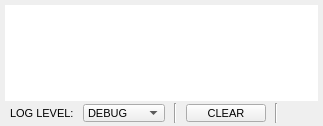
  <widget class="QDockWidget" name="dockWidget">
   <property name="sizePolicy">
    <sizepolicy hsizetype="Maximum" vsizetype="Maximum">
     <horstretch>0</horstretch>
     <verstretch>0</verstretch>
    </sizepolicy>
   </property>
   <property name="minimumSize">
    <size>
     <width>297</width>
     <height>126</height>
    </size>
   </property>
   <property name="baseSize">
    <size>
     <width>0</width>
     <height>500</height>
    </size>
   </property>
   <property name="layoutDirection">
    <enum>Qt::LeftToRight</enum>
   </property>
   <property name="styleSheet">
    <string notr="true"/>
   </property>
   <property name="floating">
    <bool>false</bool>
   </property>
   <property name="features">
    <set>QDockWidget::AllDockWidgetFeatures</set>
   </property>
   <property name="allowedAreas">
    <set>Qt::AllDockWidgetAreas</set>
   </property>
   <property name="windowTitle">
    <string> LOGGING WINDOW</string>
   </property>
   <attribute name="dockWidgetArea">
    <number>8</number>
   </attribute>
   <widget class="QWidget" name="dockWidgetContents">
    <layout class="QGridLayout" name="gridLayout_3">
     <property name="leftMargin">
      <number>5</number>
     </property>
     <property name="topMargin">
      <number>5</number>
     </property>
     <property name="rightMargin">
      <number>5</number>
     </property>
     <property name="bottomMargin">
      <number>0</number>
     </property>
     <property name="spacing">
      <number>0</number>
     </property>
     <item row="0" column="0">
      <layout class="QVBoxLayout" name="verticalLayout">
       <property name="spacing">
        <number>2</number>
       </property>
       <property name="bottomMargin">
        <number>3</number>
       </property>
       <item>
        <widget class="QTextBrowser" name="textBrowser">
         <property name="sizePolicy">
          <sizepolicy hsizetype="Expanding" vsizetype="Expanding">
           <horstretch>0</horstretch>
           <verstretch>0</verstretch>
          </sizepolicy>
         </property>
         <property name="minimumSize">
          <size>
           <width>0</width>
           <height>0</height>
          </size>
         </property>
         <property name="maximumSize">
          <size>
           <width>16777215</width>
           <height>16777215</height>
          </size>
         </property>
         <property name="font">
          <font>
           <family>MS Shell Dlg 2</family>
           <pointsize>9</pointsize>
           <weight>50</weight>
           <bold>false</bold>
          </font>
         </property>
         <property name="mouseTracking">
          <bool>true</bool>
         </property>
         <property name="toolTip">
          <string/>
         </property>
         <property name="styleSheet">
          <string notr="true">background-image: url(:/text_browser/res/Untitled_000000.png);</string>
         </property>
         <property name="locale">
          <locale language="English" country="UnitedStates"/>
         </property>
         <property name="frameShape">
          <enum>QFrame::NoFrame</enum>
         </property>
         <property name="frameShadow">
          <enum>QFrame::Plain</enum>
         </property>
         <property name="lineWidth">
          <number>1</number>
         </property>
         <property name="midLineWidth">
          <number>0</number>
         </property>
         <property name="verticalScrollBarPolicy">
          <enum>Qt::ScrollBarAsNeeded</enum>
         </property>
         <property name="sizeAdjustPolicy">
          <enum>QAbstractScrollArea::AdjustToContents</enum>
         </property>
         <property name="documentTitle">
          <string>logging box</string>
         </property>
         <property name="readOnly">
          <bool>true</bool>
         </property>
         <property name="overwriteMode">
          <bool>false</bool>
         </property>
         <property name="placeholderText">
          <string/>
         </property>
        </widget>
       </item>
       <item>
        <layout class="QHBoxLayout" name="horizontalLayout_7">
         <property name="spacing">
          <number>9</number>
         </property>
         <property name="leftMargin">
          <number>5</number>
         </property>
         <item>
          <widget class="QLabel" name="label_3">
           <property name="font">
            <font>
             <family>MS Shell Dlg 2</family>
             <pointsize>8</pointsize>
             <weight>50</weight>
             <bold>false</bold>
            </font>
           </property>
           <property name="text">
            <string>LOG LEVEL:</string>
           </property>
          </widget>
         </item>
         <item>
          <widget class="QComboBox" name="combo_box_logging_level">
           <property name="maximumSize">
            <size>
             <width>16777215</width>
             <height>18</height>
            </size>
           </property>
           <property name="font">
            <font>
             <family>MS Shell Dlg 2</family>
             <pointsize>8</pointsize>
             <weight>50</weight>
             <bold>false</bold>
            </font>
           </property>
           <property name="currentText">
            <string>DEBUG</string>
           </property>
           <item>
            <property name="text">
             <string>DEBUG</string>
            </property>
           </item>
           <item>
            <property name="text">
             <string>INFO</string>
            </property>
           </item>
           <item>
            <property name="text">
             <string>WARNING</string>
            </property>
           </item>
           <item>
            <property name="text">
             <string>ERROR</string>
            </property>
           </item>
          </widget>
         </item>
         <item>
          <widget class="Line" name="line_3">
           <property name="orientation">
            <enum>Qt::Vertical</enum>
           </property>
          </widget>
         </item>
         <item>
          <widget class="QPushButton" name="button_clear_log">
           <property name="maximumSize">
            <size>
             <width>16777215</width>
             <height>18</height>
            </size>
           </property>
           <property name="font">
            <font>
             <family>MS Shell Dlg 2</family>
             <pointsize>8</pointsize>
             <weight>50</weight>
             <bold>false</bold>
            </font>
           </property>
           <property name="text">
            <string>CLEAR</string>
           </property>
          </widget>
         </item>
         <item>
          <widget class="Line" name="line_4">
           <property name="orientation">
            <enum>Qt::Vertical</enum>
           </property>
          </widget>
         </item>
         <item>
          <spacer name="horizontalSpacer_7">
           <property name="orientation">
            <enum>Qt::Horizontal</enum>
           </property>
           <property name="sizeHint" stdset="0">
            <size>
             <width>40</width>
             <height>20</height>
            </size>
           </property>
          </spacer>
         </item>
        </layout>
       </item>
      </layout>
     </item>
    </layout>
   </widget>
  </widget>
